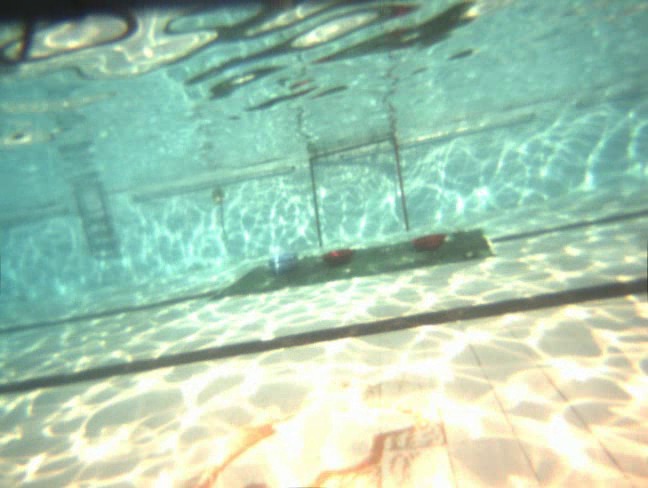
#> input picture bin_3.png, 648 x 488 px, given in place of test2.mp4, which was not available
$ python 'test 5 video.py'
#> lines starting #> are read from the running program, lines starting #| are printed output that depends on the picture; after the words box and inside, x2 and y2 are one past the last pixel; in counts of white or black regions, pixels touching at a corner belong together; pictures that were not available may be replaced by others from this repository, and a replacement may not be noted
#> further down, frame is the input picture: shape (488, 648, 3); mean B, G, R 176.7, 199.7, 165.1
import cv2
import numpy as np


def remove_glare(image, threshold=220):
    # Convert image to LAB color space
#> called with threshold = 220
    lab_image = cv2.cvtColor(image, cv2.COLOR_BGR2LAB)
#> lab_image: shape (488, 648, 3); mean of channels 0, 1, 2 197.4, 112.6, 135.9

    # Compute luminance channel
    l_channel = lab_image[:, :, 0]
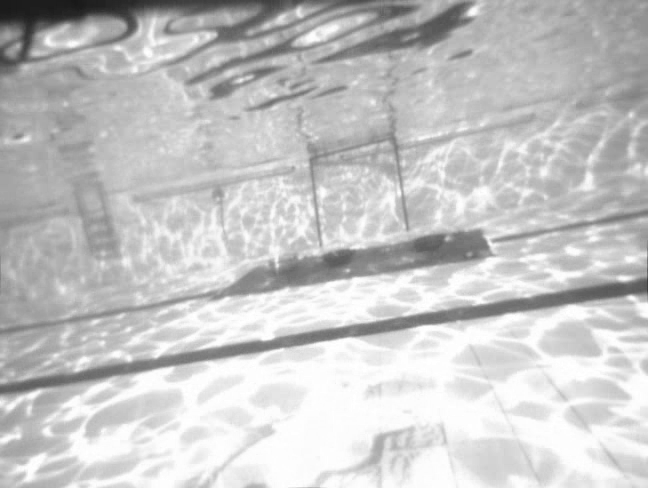
#> l_channel: shape (488, 648); min 24, max 255, mean 197.4

    # Thresholding to detect glare spots (adjust threshold value as needed)
    _, glare_mask = cv2.threshold(l_channel, threshold, 255, cv2.THRESH_BINARY)
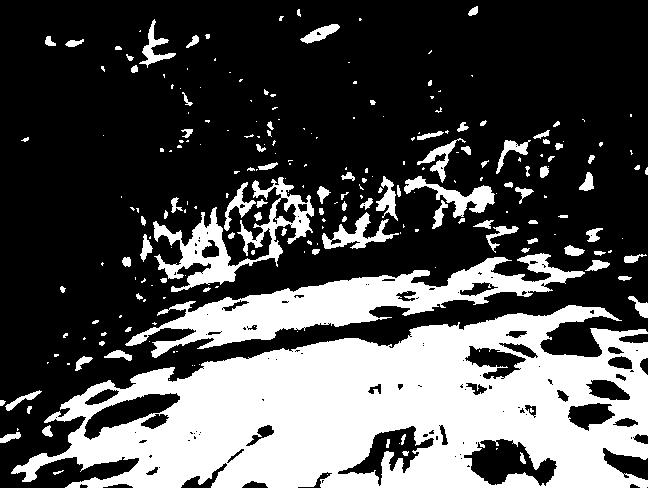
#> glare_mask: shape (488, 648); 31.1% white; 234 white regions (135 under 20 px), largest, box (x1, y1, x2, y2) and area: (11, 305, 648, 488) 68775, (125, 253, 585, 358) 13586, (153, 177, 314, 292) 4971

    # Morphological operations to enhance mask
    kernel = np.ones((5, 5), np.uint8)
    glare_mask = cv2.morphologyEx(glare_mask, cv2.MORPH_CLOSE, kernel)
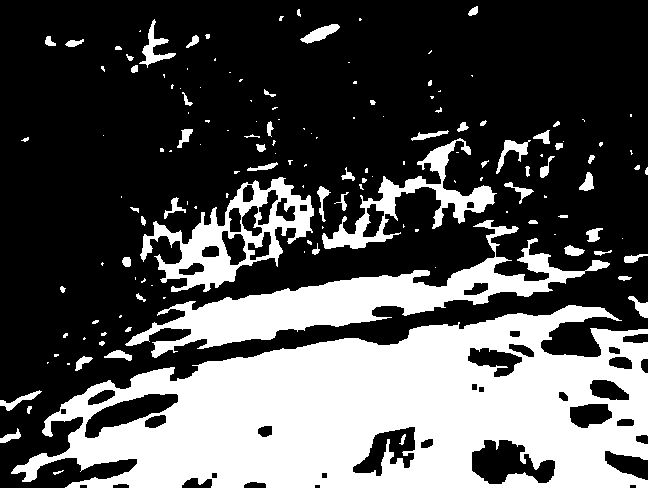
#> glare_mask: shape (488, 648); 32.5% white; 149 white regions (81 under 20 px)

    # Find contours of glare spots
    contours, _ = cv2.findContours(glare_mask, cv2.RETR_EXTERNAL, cv2.CHAIN_APPROX_SIMPLE)
#> contours = 148 contours, 102 with area under 20; largest, box (x1, y1, x2, y2) and area: (11, 305, 648, 488) 79084, (125, 220, 610, 358) 14342, (140, 177, 314, 292) 8682, (322, 138, 497, 249) 4113, (139, 19, 176, 68) 420

    # Iterate over detected glare spots
    for contour in contours:
        # Get contour area
        area = cv2.contourArea(contour)
        if area < 10:  # Skip small contours
            continue

        # Get bounding box around glare spot
        x, y, w, h = cv2.boundingRect(contour)

        # Create a mask for the current contour
        mask = np.zeros_like(image)
        cv2.drawContours(mask, [contour], 0, (255, 255, 255), thickness=cv2.FILLED)

        # Apply the mask to the region of interest
        roi = cv2.bitwise_and(image[y:y + h, x:x + w], mask[y:y + h, x:x + w])

        # Calculate median color within the region of interest
        median_color = np.median(roi, axis=(0, 1))

        # Replace pixels within glare spot with median color
        image[y:y + h, x:x + w] = median_color.astype(np.uint8)
#> this loop made 148 passes
#> (area, x, y, w, h, median_color) on passes 2, 4, 7, 9, 17, 19, 20, 25, 28, 29, 31, 32: (105.5, 0, 428, 21, 15, [0, 0, 0]), (190, 0, 390, 42, 21, [0, 0, 0]), (99.5, 75, 356, 18, 15, [0, 0, 0]), (132, 104, 350, 28, 11, [181, 226, 194]), (79084, 11, 305, 637, 183, [188, 228, 238]), (166, 628, 296, 20, 22, [0, 0, 0]), (24.5, 136, 293, 10, 9, [0, 0, 0]), (34.5, 618, 276, 14, 5, [174, 230, 227]), (61.5, 122, 257, 9, 10, [217, 242, 157]), (89.5, 624, 254, 24, 9, [176, 221.5, 203.5]), (30.5, 594, 250, 18, 6, [0, 0, 0]), (124.5, 564, 245, 21, 11, [193, 232, 209])
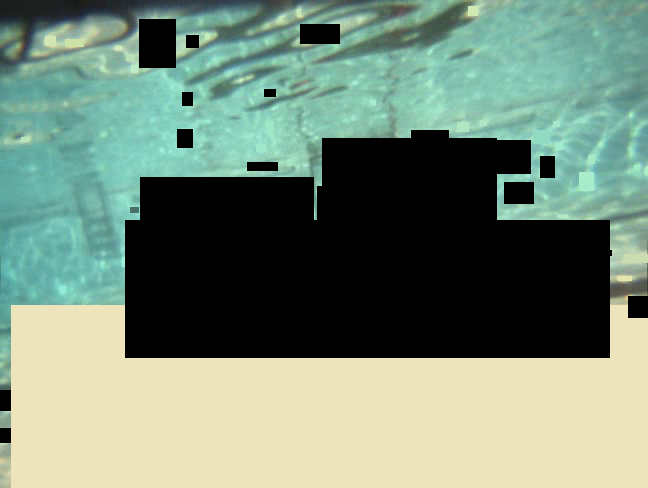
#> image: shape (488, 648, 3); mean B, G, R 119.1, 137.4, 117.8
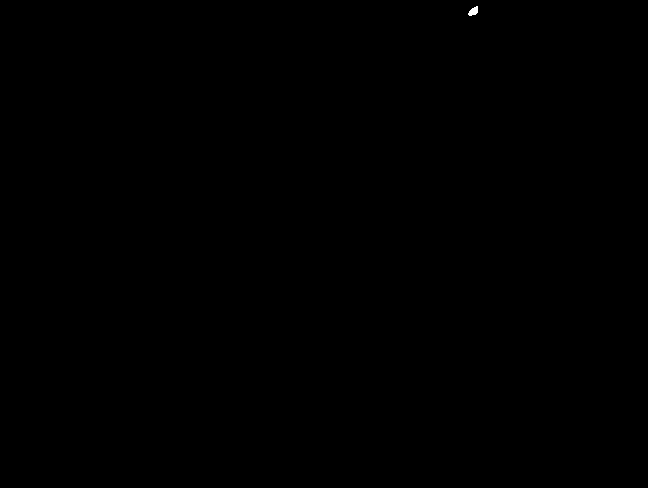
#> mask: shape (488, 648, 3); 0.02% white; 1 white region, box (x1, y1, x2, y2) and area: (468, 6, 478, 16) 65

    return image


# Create a CLAHE object (Arguments are optional and can be tuned)
clahe = cv2.createCLAHE(clipLimit=2.0, tileGridSize=(8, 8))

# Initialize variables to store the previous frames
prev_frames = []

# Number of frames to consider for median calculation
num_frames = 10

# Capture video from webcam or file
cap = cv2.VideoCapture(r"E:\test2.mp4")

if not cap.isOpened():
    print("Error: Unable to open the video file.")
    exit()

# Process video frame by frame
while True:
    ret, frame = cap.read()
    if not ret:
        break

    # Remove glare spots
    processed_frame = remove_glare(frame)

    # Convert the processed frame to grayscale
    gray_frame = cv2.cvtColor(processed_frame, cv2.COLOR_BGR2GRAY)
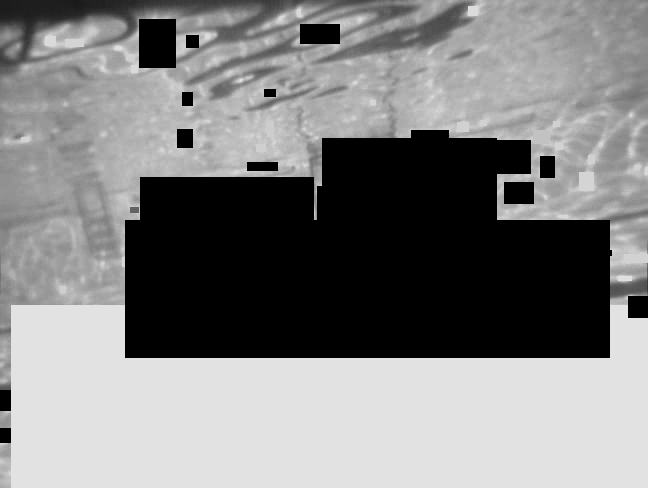
#> gray_frame: shape (488, 648); min 0, max 233, mean 129.3

    # Apply CLAHE to the grayscale frame
    clahe_frame = clahe.apply(gray_frame)
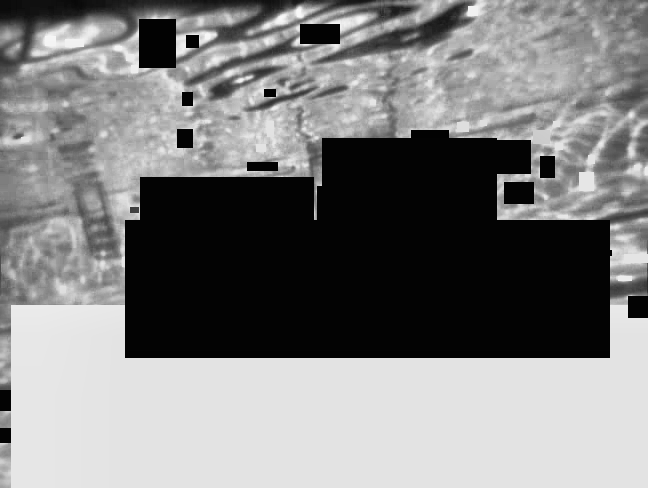
#> clahe_frame: shape (488, 648); min 2, max 249, mean 127.8

    # Convert back to BGR
    clahe_frame = cv2.cvtColor(clahe_frame, cv2.COLOR_GRAY2BGR)
#> clahe_frame: shape (488, 648, 3)

    # Show the processed frame
    cv2.imshow('Processed Frame', clahe_frame)

    if cv2.waitKey(1) & 0xFF == ord('q'):
#> (key q is pressed here)
        break

# Release video capture object and close all windows
cap.release()
cv2.destroyAllWindows()
